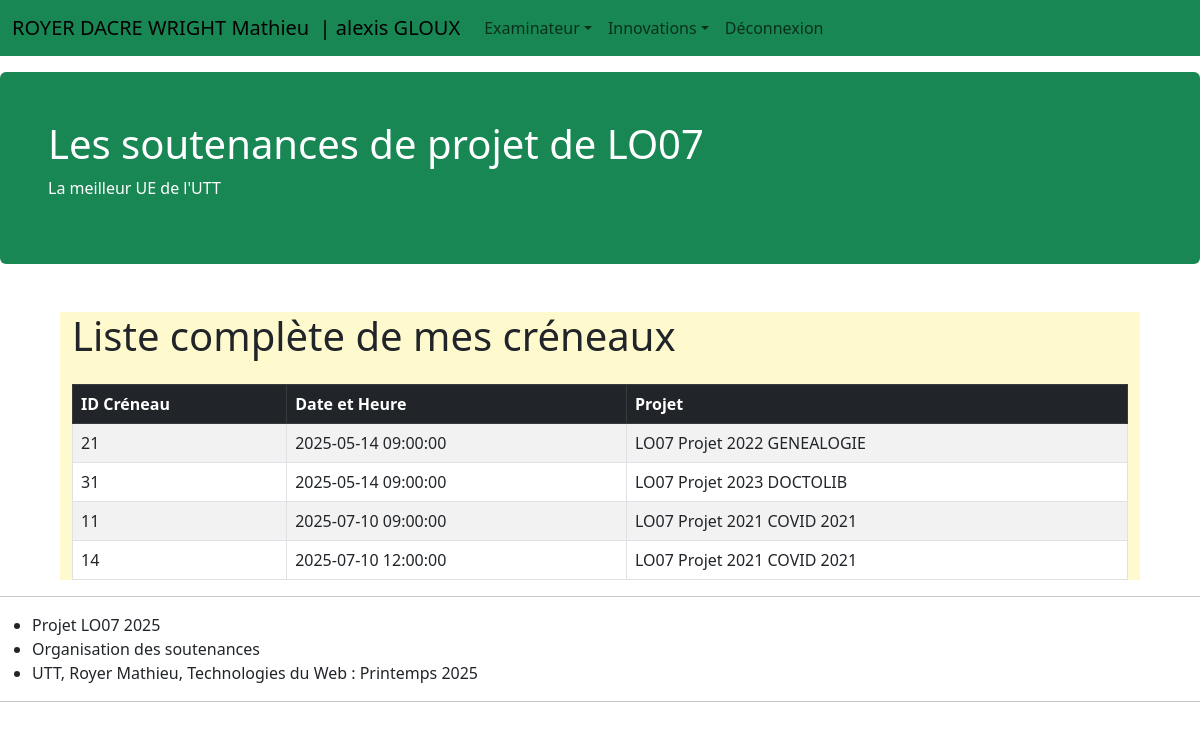
The page /app/router/router1.php?action=listeCreneauxExaminateur (signed in) on the database its author committed.
### tables this page shows
CREATE TABLE IF NOT EXISTS creneau (
    id INT UNSIGNED NOT NULL AUTO_INCREMENT,
    projet INT UNSIGNED NOT NULL,
    examinateur INT UNSIGNED NOT NULL,
    creneau DATETIME,
    PRIMARY KEY (id),
    FOREIGN KEY (projet) REFERENCES projet(id) ON DELETE CASCADE,
    FOREIGN KEY (examinateur) REFERENCES personne(id) ON DELETE CASCADE
);

CREATE TABLE IF NOT EXISTS projet (
    id INT UNSIGNED NOT NULL AUTO_INCREMENT,
    label VARCHAR(60) NOT NULL,
    responsable INT UNSIGNED NOT NULL,
    groupe INT UNSIGNED NOT NULL,
    PRIMARY KEY (id),
    FOREIGN KEY (responsable) REFERENCES personne(id) ON DELETE CASCADE
);

### app/controllers/CreneauController.php (called while the page is built, shortened)
<?php
require_once '../models/CreneauModel.php';
class CreneauController {
    public static function listeCreneauxExaminateur() {
        $pdo = Model::getInstance();
        $model = new CreneauModel($pdo);
        $examinateurId = $_SESSION['id'] ?? null;
        $creneaux = $model->getCreneauxByExaminateur($examinateurId);
        include '../views/creneaux/liste_examinateur.php';
    }
}
?>

### app/models/CreneauModel.php (called while the page is built, shortened)
<?php
class CreneauModel {
    private $pdo;
    public function __construct($pdo) {
        $this->pdo = $pdo;
    }
    public function getCreneauxByExaminateur($examinateurId) {
        $sql = "
            SELECT c.*, p.label AS projet_label
            FROM creneau c
            JOIN projet p ON c.projet = p.id
            WHERE c.examinateur = :examinateurId
            ORDER BY c.creneau
        ";
        $stmt = $this->pdo->prepare($sql);
        $stmt->execute(['examinateurId' => $examinateurId]);
        return $stmt->fetchAll(PDO::FETCH_ASSOC);
    }
}

### app/views/creneaux/liste_examinateur.php (the view)
<?php
require_once __DIR__ . '/../fragments/fragmentHeader.php';
?>
<br><br>
<?php
require_once __DIR__ . '/../fragments/fragmentMenu.php';
require_once __DIR__ . '/../fragments/fragmentJumbotron.php';
?>
<div class="container mt-5">
    <h1 class="mb-4">Liste complète de mes créneaux</h1>
    <?php if (empty($creneaux)): ?>
        <div class="alert alert-info">Aucun créneau proposé.</div>
    <?php else: ?>
        <table class="table table-bordered table-striped">
            <thead class="table-dark">
                <tr>
                    <th>ID Créneau</th>
                    <th>Date et Heure</th>
                    <th>Projet</th>
                </tr>
            </thead>
            <tbody>
                <?php foreach ($creneaux as $creneau): ?>
                    <tr>
                        <td><?= htmlspecialchars($creneau['id']) ?></td>
                        <td><?= htmlspecialchars($creneau['creneau']) ?></td>
                        <td><?= htmlspecialchars($creneau['projet_label']) ?></td>
                    </tr>
                <?php endforeach; ?>
            </tbody>
        </table>
    <?php endif; ?>
</div>
<?php
require_once __DIR__ . '/../fragments/fragmentFooter.php';
?>

### public/css/perso_css.css (style rules this page uses)
.container { margin-top: 80px; background-color: greenyellow; width: 60%; }

### app/views/fragments/fragmentHeader.php (style rules this page uses)
.container { margin-top: 80px; background-color: lemonchiffon; width: 90%; }

### rows shown on the page
creneau: id "21", creneau "2025-05-14 09:00:00", projet.label "LO07 Projet 2022 GENEALOGIE"
creneau: id "31", creneau "2025-05-14 09:00:00", projet.label "LO07 Projet 2023 DOCTOLIB"
creneau: id "11", creneau "2025-07-10 09:00:00", projet.label "LO07 Projet 2021 COVID 2021"
creneau: id "14", creneau "2025-07-10 12:00:00", projet.label "LO07 Projet 2021 COVID 2021"

### other values the page prints
$etudiants "ROYER DACRE WRIGHT Mathieu"
$nomUtilisateur "alexis GLOUX"
